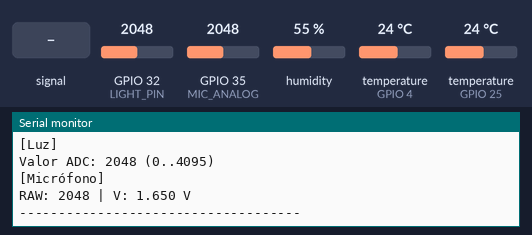
Simulated run of this sketch. Board: ESP32. On the bench: the last lines printed to the serial monitor. The inputs (shaded band) are chosen by the test bench; at power-on: humidity 55 %, temperature (sensors on GPIO 25, GPIO 4) 24 °C, GPIO 32 (LIGHT_PIN) = 2048, GPIO 35 (MIC_ANALOG) = 2048.

Above: at 1.4 s.
1.5 s: GPIO 35 (MIC_ANALOG) fed a 200 Hz sine of ±327 counts around its level
4.4 s: humidity set to 22 %
At 5.7 s:
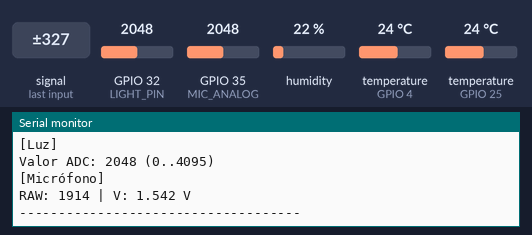
5.9 s: temperature (sensor on GPIO 25) set to 12 °C
At 7.2 s:
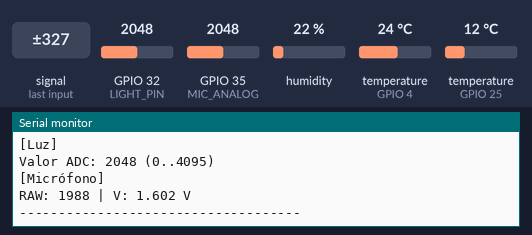
7.4 s: GPIO 32 (LIGHT_PIN) set to 2866
At 8.7 s:
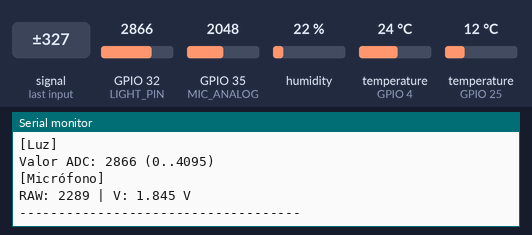
8.9 s: GPIO 35 (MIC_ANALOG) set to 2866
At 10.3 s:
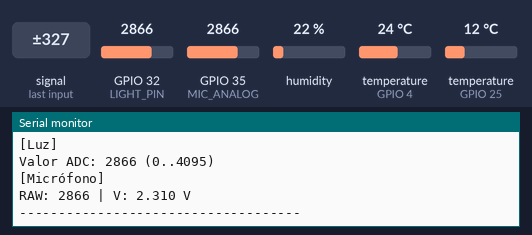
10.4 s: temperature (sensor on GPIO 4) set to 12 °C
Timing chart, 0 to 12.9 s (numbered marks = the images above; inputs shaded):
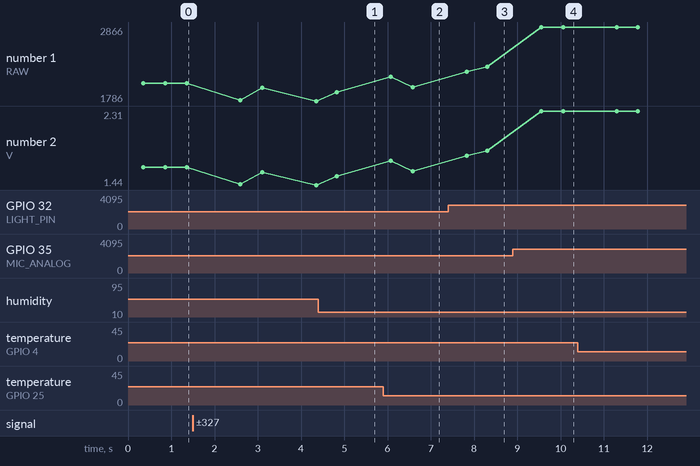

Measured:
- after the input at 5.9 s, the serial monitor: prints a new line after 0.10 s (image 2)
- after the input at 7.4 s, the serial monitor: prints a new line after 0.38 s (image 3)
- after the input at 8.9 s, the serial monitor: prints a new line after 0.65 s (image 4)
- plotted number 1: 2048 → 1786 after the input at 1.5 s
- plotted number 2: 1.65 → 1.44 after the input at 1.5 s, 1.84 → 2.31 after the input at 8.9 s

The sketch:

pruebaSensores.ino
```cpp
/*****************************************************
 *  ESTACIÓN DE PRUEBA DE SENSORES – ESP32 (CORREGIDO)
 *  - DHT11: lectura cada 2500 ms (evita NAN)

 *  - Sensor de luz (fototransistor)
 *  - Micrófono (KY-038) (si tu módulo da analog)
 *  - DS18B20 (OneWire)
 *****************************************************/

#include "DHT.h"
#include <OneWire.h>
#include <DallasTemperature.h>

// ---------- DHT11 ----------
#define DHTPIN 4
#define DHTTYPE DHT11
DHT dht(DHTPIN, DHTTYPE);
unsigned long lastDhtMillis = 0;
const unsigned long DHT_INTERVAL = 2500; // ms
float lastDhtT = NAN;
float lastDhtH = NAN;

// ---------- Sensor de luz ----------
#define LIGHT_PIN 32   // ADC

// ---------- KY-038 micrófono
#define MIC_ANALOG 35
const int maxADC = 4095;
const float vref = 3.3;

// ---------- DS18B20 ----------
#define DS18B20_PIN 25
OneWire oneWire(DS18B20_PIN);
DallasTemperature sensors(&oneWire);
unsigned long lastDsMillis = 0;
const unsigned long DS_INTERVAL = 1500;
float lastDsTemp = NAN;

void setup() {
  Serial.begin(9600);
  delay(200);

  // DHT init
  dht.begin();
  lastDhtMillis = millis();

  // KY-002

  // DS18B20
  sensors.begin();
  lastDsMillis = 0;


}

void loop() {
  unsigned long now = millis();

  // ----- 1) LECTURA DHT11 (cada DHT_INTERVAL ms) -----
  if (now - lastDhtMillis >= DHT_INTERVAL) {
    lastDhtMillis = now;
    float h = dht.readHumidity();
    float t = dht.readTemperature();
    if (!isnan(h) && !isnan(t)) {
      lastDhtH = h;
      lastDhtT = t;
    } else {
      // lectura fallida: no sobreescribir lastDht*
      Serial.println("[DHT] Lectura fallida (se mantiene último valor válido)");
    }
  }

  // ----- 2) LECTURA DS18B20 (cada DS_INTERVAL ms) -----
  if (now - lastDsMillis >= DS_INTERVAL) {
    lastDsMillis = now;
    sensors.requestTemperatures();
    float tempC = sensors.getTempCByIndex(0);
    if (tempC != DEVICE_DISCONNECTED_C) lastDsTemp = tempC;
    else Serial.println("[DS18B20] Sensor no detectado");
  }

  // ----- 3) LECTURAS INMEDIATAS (no bloqueantes) -----


  // Luz
  int luz = analogRead(LIGHT_PIN);

  // Micro (si tu módulo entrega analógico real)
  int micRaw = analogRead(MIC_ANALOG);
  float micV = micRaw * (vref / maxADC);

  // ----- 4) IMPRIMIR TODO EN SERIE -----
  Serial.println("\n--- LECTURAS SENSOR (snapshot) ---");

  // DHT11
  Serial.println("\n[DHT11]");
  if (!isnan(lastDhtT) && !isnan(lastDhtH)) {
    Serial.print("Temp DHT11: "); Serial.print(lastDhtT); Serial.print(" °C  ");
    Serial.print("Humedad: "); Serial.print(lastDhtH); Serial.println(" %");
  } else {
    Serial.println("DHT11: sin lecturas válidas aún");
  }

  // DS18B20
  Serial.println("\n[DS18B20]");
  if (!isnan(lastDsTemp)) {
    Serial.print("Temp DS18B20: "); Serial.print(lastDsTemp); Serial.println(" °C");
  } else {
    Serial.println("DS18B20: sin lecturas válidas aún / desconectado");
  }


  // Luz
  Serial.println("\n[Luz]");
  Serial.print("Valor ADC: "); Serial.print(luz); Serial.println(" (0..4095)");

  // Micro
  Serial.println("\n[Micrófono]");
  Serial.print("RAW: "); Serial.print(micRaw);
  Serial.print(" | V: "); Serial.print(micV, 3); Serial.println(" V");

  Serial.println("\n------------------------------------");

  delay(300);
}
```
